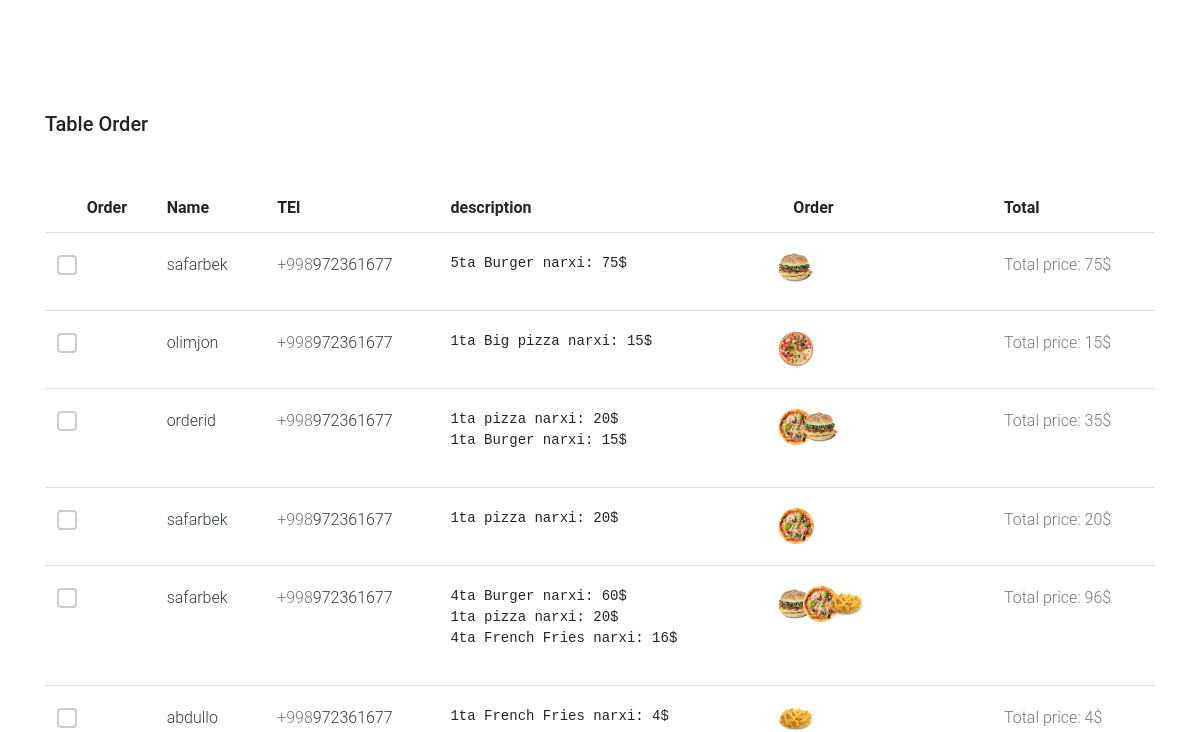
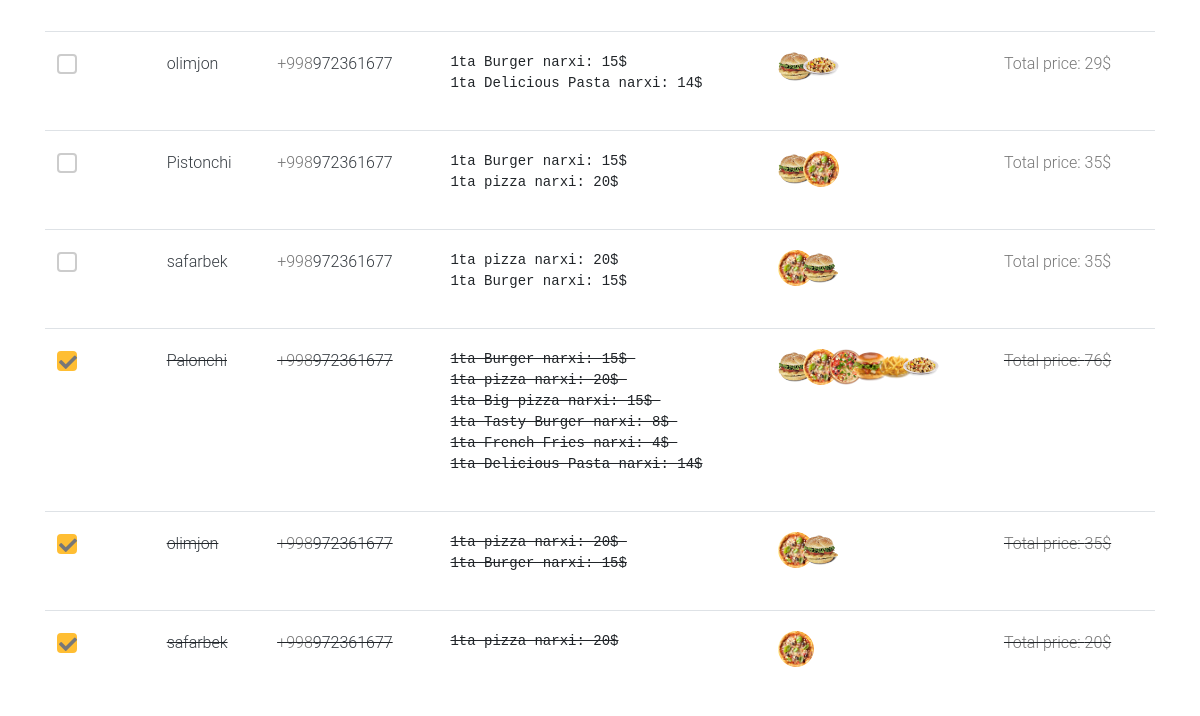
The app's page /superadmin/ (signed in), older data (2 pictures, top to bottom).
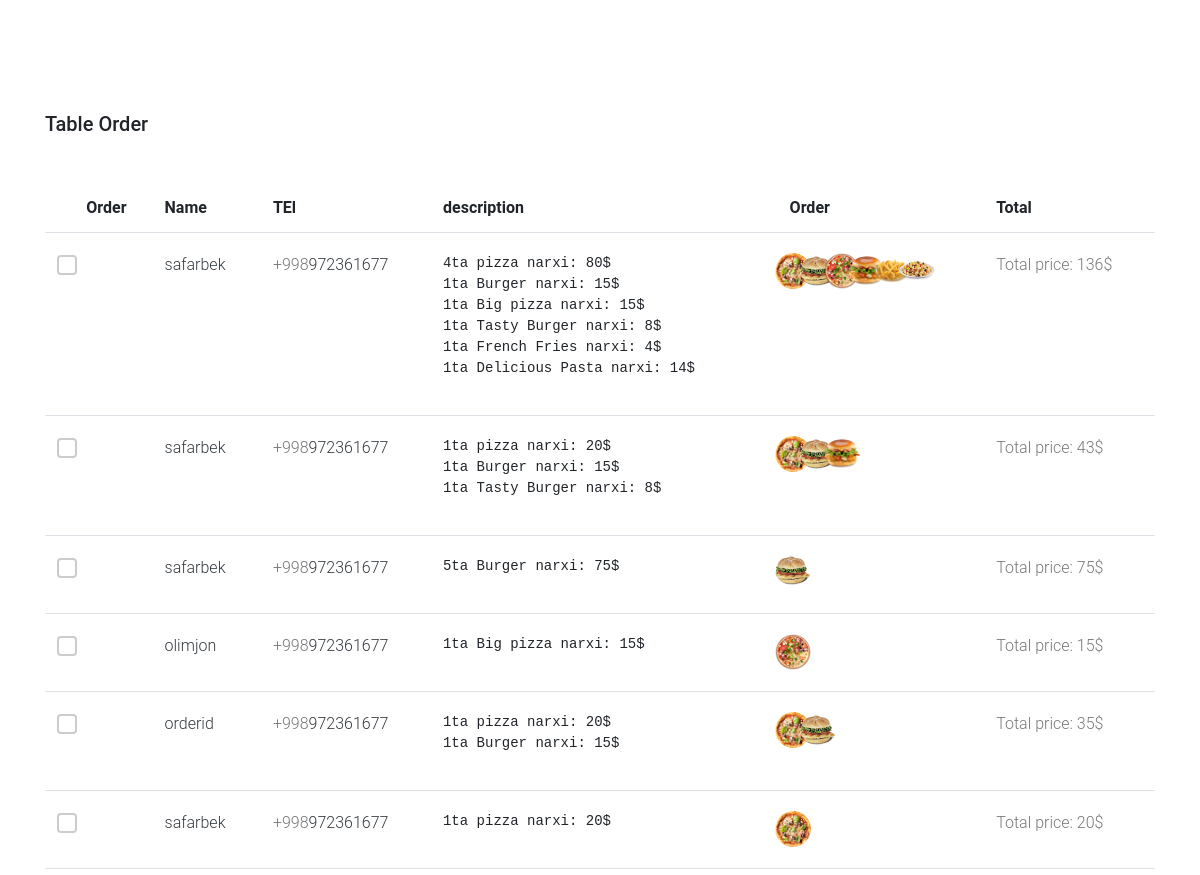
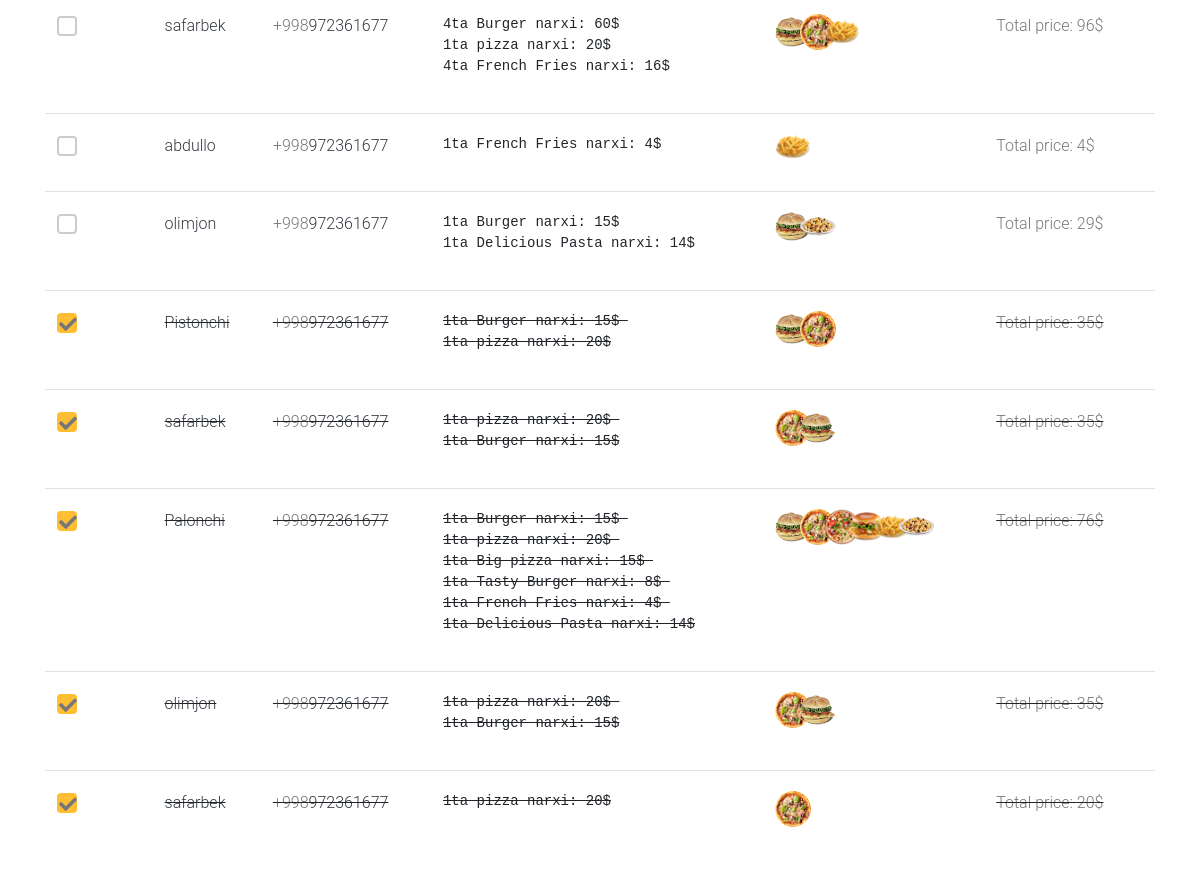
The same page, newer data (2 pictures, top to bottom).
### main/models.py (models this page shows, shortened)
class Order(models.Model):
    customer = models.CharField('buyurtmachi', max_length=25)
    tel = models.PositiveIntegerField('tel', default=0)
    order = models.ManyToManyField(Cart)
    text = models.TextField('*')
    total = models.PositiveIntegerField(default=0)
    is_arrived = models.BooleanField(default=False)
    class Meta:
        ordering = ["-id"]

class Cart(models.Model):
    product = models.ForeignKey(Product, on_delete=CASCADE)
    count = models.PositiveIntegerField('soni',default=0)

class Product(models.Model):
    name = models.CharField('nomi', max_length=25)
    slug = models.SlugField('*', max_length=25)
    image = models.ImageField("Product image", upload_to='product_images/')
    category = models.ForeignKey(Tag, on_delete=CASCADE)
    price = models.PositiveIntegerField("Price", default=0)
    description = models.TextField("About product")
    class Meta:
        ordering = ["-id"]
        unique_together = ["slug"]

### main/views.py (the view)
# urls.py: path("superadmin/", views.superadmin, name='superadmin'),
@login_required(login_url="/login/")
def superadmin(request):
    user = authenticate(username='safarbek',password='2007')
    if user.is_active:
        is_arrived = list(Order.objects.filter(is_arrived = True))
        not_arrived = list(Order.objects.filter(is_arrived= False))
        order = not_arrived + is_arrived
        context= {
            'orders':  order
        }
        return render(request, 'superadmin/superadmin.html', context)
    else:
        return redirect("/login")

### main/context_pro.py (called while the page is built)
def view_all(request):
    context = {
        "categories": Tag.objects.all(),
        "products": Product.objects.select_related("category").all()
    }
    return context

### templates/superadmin/superadmin.html (shortened to what this page needs)
<!DOCTYPE html>
<html lang="en">
<head>
    <link rel="stylesheet" type="text/css" href="/static/css/bootstrap.css">
    <link rel="stylesheet" type="text/css" href="/static/css/superadmin.css">
    <link rel="stylesheet" href="https://pro.fontawesome.com/releases/v5.10.0/css/all.css"
 />
</head>
<body>
    <div class="content">
        <div class="container">
            <h2 class="mb-5">Table  Order</h2>
            <div class="table-responsive">
                <table class="table custom-table">
                    <thead>
                        <tr>
                            <th scope="col">
                            </th>
                            <th scope="col">Order</th>
                            <th scope="col">Name</th>
                            <th scope="col">TEl</th>
                            <th scope="col">description</th>
                            <th scope="col">Order</th>
                            <th>Total</th>
                        </tr>
                    </thead>
                    <tbody>
                        {%for order in orders %}
                        <tr  {% if order.is_arrived %}style="text-decoration: line-through;"{% endif%} >
                            <th scope="row">
                                <label class="control control--checkbox">
                                    <div class="control__indicator fas">
                                    </div>
                                </label>
                            </th>
                            <td>
                            </td>
                            <td><a href="/superadmin/{{order.id}}" class="text-dark">{{order.customer}}</a></td>
                            <td>
                                +998<a href="tel:+998{{order.tel}}" class="text-dark">{{order.tel}}</a>
                            </td>
                            <td>
                                <pre>{{order.text}}</pre>
                            </td>
                            <td>
                                <ul class="persons">
                                    {% for i in order.order.all %}
                                    <li>
                                        <a href="/detail/{{i.product.slug}}">
                                            <img src="{{i.product.image.url}}" alt="" class="img-fluid">
                                        </a>
                                    </li>
                                    {% endfor %}
                                </ul>
                            </td>
                            <td>
                               Total price: {{order.total}}$
                            </td>
                        </tr>
                        {% endfor %}
                    </tbody>
                </table>
            </div>
        </div>
    </div>
</body>
</html>

### staticfiles/css/superadmin.css (style rules this page uses)
body { font-family: "Roboto", -apple-system, BlinkMacSystemFont, "Segoe UI", Roboto, "Helvetica Neue", Arial, "Noto Sans", sans-serif, "Apple Color Emoji", "Segoe UI Emoji", "Segoe UI Symbol", "Noto Color Emoji"; background-color: #fff; font-weight: 300; }
h1, h2, h3, h4, h5, h6, .h1, .h2, .h3, .h4, .h5, .h6 { font-family: "Roboto", -apple-system, BlinkMacSystemFont, "Segoe UI", Roboto, "Helvetica Neue", Arial, "Noto Sans", sans-serif, "Apple Color Emoji", "Segoe UI Emoji", "Segoe UI Symbol", "Noto Color Emoji"; }
a { -webkit-transition: .3s all ease; -o-transition: .3s all ease; transition: .3s all ease; }
a, a:hover { text-decoration: none !important; }
.content { padding: 7rem 0; }
h2 { font-size: 20px; }
.custom-table { min-width: 900px; }
.custom-table thead tr, .custom-table thead th { border-top: none; border-bottom: none !important; }
.custom-table tbody th, .custom-table tbody td { color: #777; font-weight: 400; padding-bottom: 20px; padding-top: 20px; font-weight: 300; }
.custom-table tbody .persons { padding: 0; margin: 0; }
.custom-table tbody .persons li { padding: 0; margin: 0 0 0 -15px; list-style: none; display: inline-block; }
.custom-table tbody .persons li a { display: inline-block; width: 36px; }
.custom-table tbody .persons li a img { border-radius: 50%; max-width: 100%; }
.custom-table tbody tr th, .custom-table tbody tr td { position: relative; -webkit-transition: .3s all ease; -o-transition: .3s all ease; transition: .3s all ease; }
.custom-table tbody tr th:before, .custom-table tbody tr th:after, .custom-table tbody tr td:before, .custom-table tbody tr td:after { -webkit-transition: .3s all ease; -o-transition: .3s all ease; transition: .3s all ease; content: ""; left: 0; right: 0; position: absolute; height: 1px; background: #bfbfbf; width: 100%; opacity: 0; visibility: hidden; }
.custom-table tbody tr th:before, .custom-table tbody tr td:before { top: -1px; }
.custom-table tbody tr th:after, .custom-table tbody tr td:after { bottom: -1px; }
.control { display: block; position: relative; margin-bottom: 25px; cursor: pointer; font-size: 18px; }
.control__indicator { position: absolute; top: 2px; left: 0; height: 20px; width: 20px; border-radius: 4px; border: 2px solid #ccc; background: transparent; }
.control__indicator::before { content: '' !important; }
.control input:checked~.control__indicator { border: 2px solid #ffbe33; background: #ffbe33; }
.control input:checked~.control__indicator::before { content: "\f00c" !important; }

Row changes from the older to the newer data that the page shows:
added Order: customer "safarbek", tel "972361677", text "4ta pizza narxi: 80$ 1ta Burger narxi: 15$ 1ta Big pizza narxi: 15$ 1ta Tasty Burger narxi: 8$ 1ta French Fries narxi: 4$ 1ta Delicious Pasta narxi: 14$", total "136"
added Cart: product.image (picture), shown under "safarbek"
added Cart: product.image (picture), shown under "safarbek"
added Cart: product.image (picture), shown under "safarbek"
added Cart: product.image (picture), shown under "safarbek"
added Cart: product.image (picture), shown under "safarbek"
added Cart: product.image (picture), shown under "safarbek"
added Order: customer "safarbek", tel "972361677", text "1ta pizza narxi: 20$ 1ta Burger narxi: 15$ 1ta Tasty Burger narxi: 8$", total "43"
added Cart: product.image (picture), shown under "safarbek"
added Cart: product.image (picture), shown under "safarbek"
added Cart: product.image (picture), shown under "safarbek"
changed Order "Pistonchi": is_arrived False → True (drawn)
changed Order (number 11 of 14 on the later page): is_arrived False → True (drawn)
